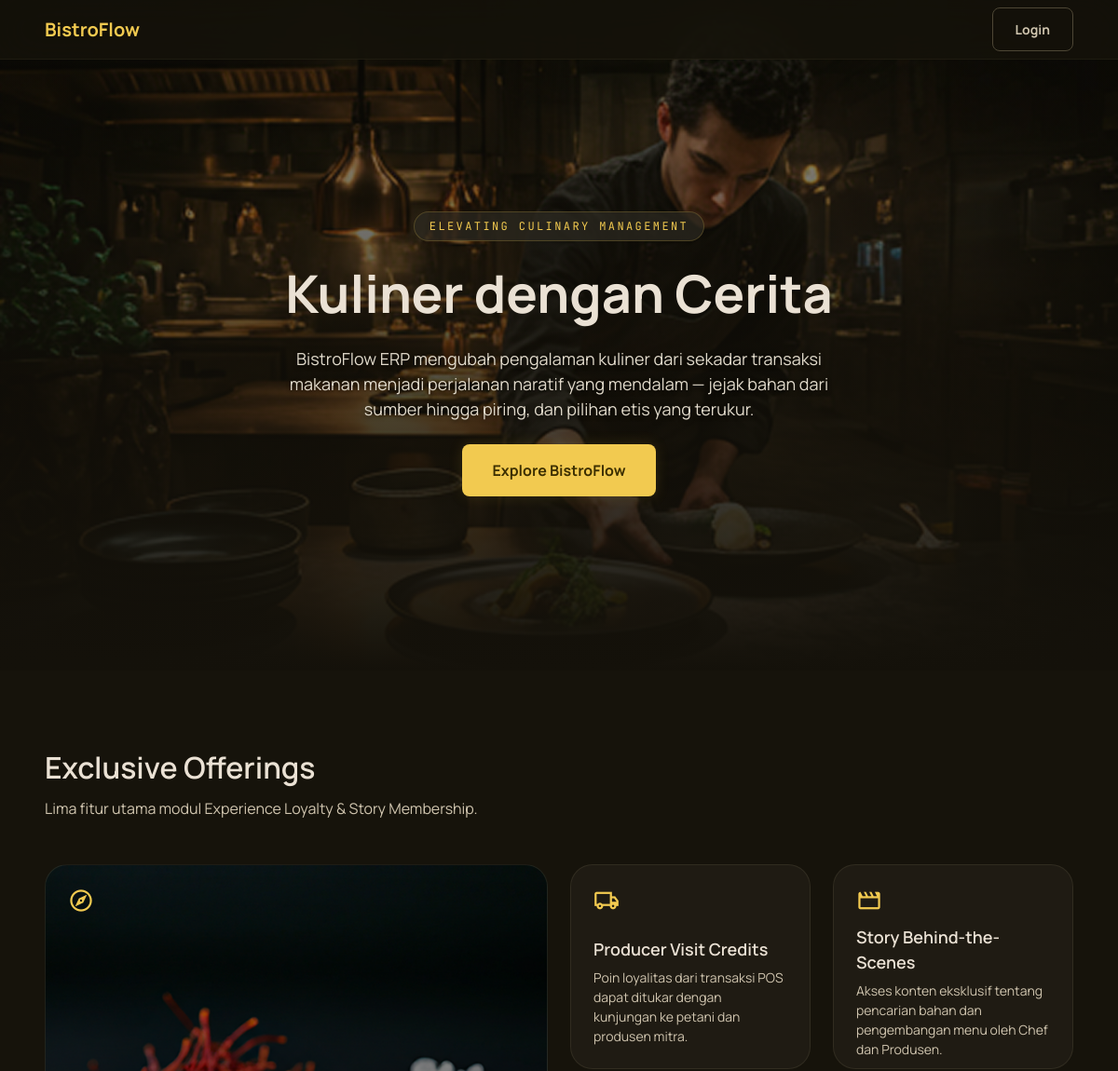
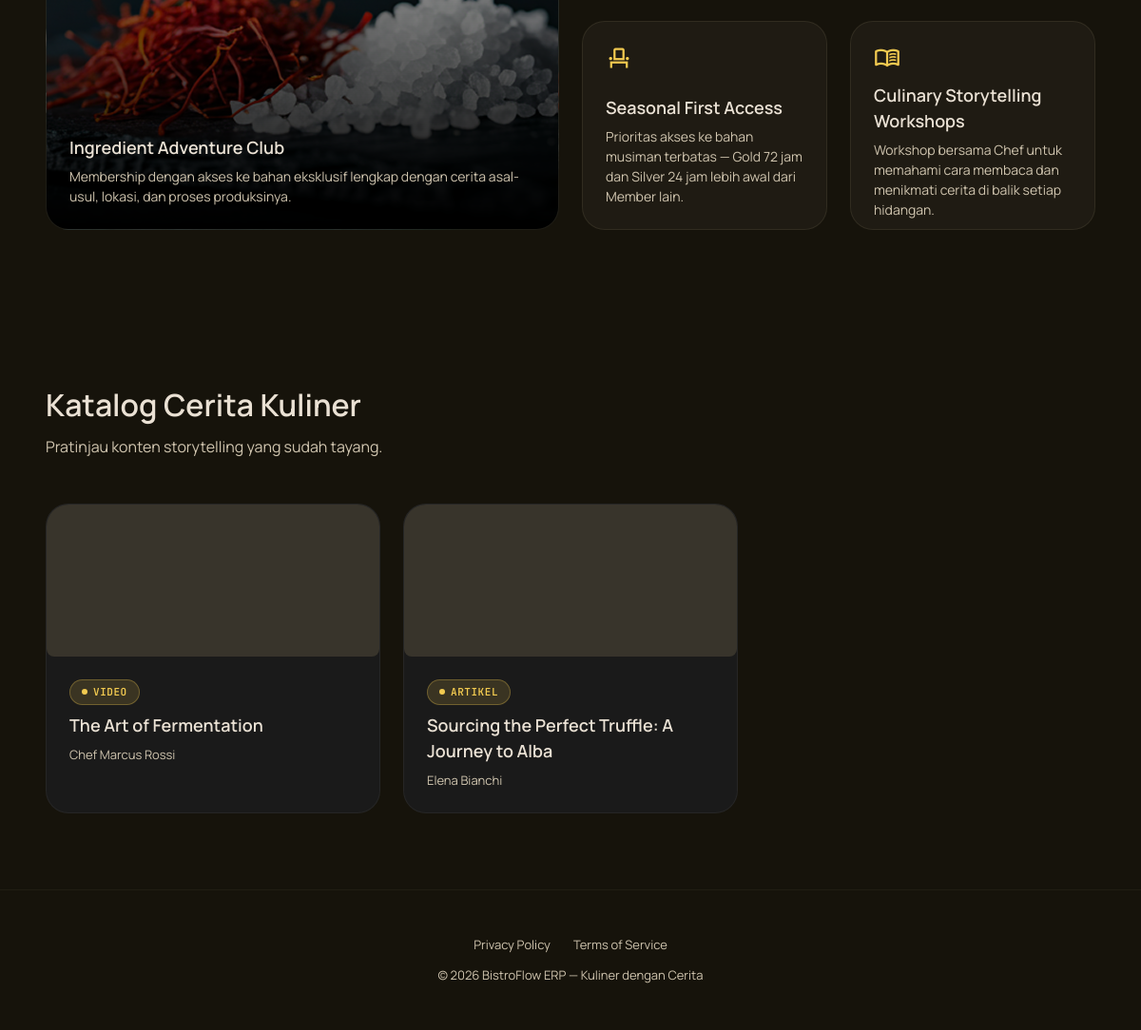
The page / on the database its author committed (2 pictures, top to bottom).
### tables this page shows
CREATE TABLE konten (
    konten_id INT(11) NOT NULL AUTO_INCREMENT,
    judul_konten VARCHAR(200) NOT NULL,
    jenis_konten ENUM('video','foto','artikel') NOT NULL,
    deskripsi_konten TEXT NOT NULL,
    path_file_server VARCHAR(500) NOT NULL,
    pembuat_konten_id INT(11) NOT NULL,
    status_konten ENUM('pending','tayang','ditolak') NOT NULL DEFAULT 'pending',
    catatan_review TEXT,
    tanggal_upload DATETIME NOT NULL DEFAULT CURRENT_TIMESTAMP,
    PRIMARY KEY (konten_id),
    FOREIGN KEY (pembuat_konten_id) REFERENCES users(user_id) ON DELETE CASCADE
);

CREATE TABLE users (
    user_id INT(11) NOT NULL AUTO_INCREMENT,
    nama_lengkap VARCHAR(100) NOT NULL,
    email VARCHAR(150) NOT NULL UNIQUE,
    password VARCHAR(255) NOT NULL,
    nomor_telepon VARCHAR(13) NOT NULL,
    role ENUM('member','admin','chef','produsen') NOT NULL DEFAULT 'member',
    tier_member ENUM('bronze','silver','gold') NOT NULL DEFAULT 'bronze',
    status_akun ENUM('aktif','nonaktif') NOT NULL DEFAULT 'aktif',
    tanggal_daftar DATETIME NOT NULL DEFAULT CURRENT_TIMESTAMP,
    PRIMARY KEY (user_id)
);

### config/auth.php (called while the page is built, shortened)
<?php
function e(string $value): string
{
    return htmlspecialchars($value, ENT_QUOTES, 'UTF-8');
}
function url(string $path): string
{
    $path = '/' . ltrim($path, '/');
    return rtrim(BASE_PATH, '/') . $path;
}

### index.php (the view, shortened to what this page needs)
<?php
$pdo = getDB();
$stmt = $pdo->query(
    "SELECT k.*, u.nama_lengkap AS pembuat FROM konten k
     JOIN users u ON u.user_id = k.pembuat_konten_id
     WHERE k.status_konten = 'tayang'
     ORDER BY k.tanggal_upload DESC LIMIT 3"
);
$previewKonten = $stmt->fetchAll();
require_once __DIR__ . '/includes/header.php';
?>
<nav class="lp-nav">
    <div class="brand">BistroFlow</div>
    <a href="<?= url('auth/login.php') ?>" class="btn btn-outline">Login</a>
</nav>
<header class="lp-hero">
    <span class="eyebrow">Elevating Culinary Management</span>
    <h1>Kuliner dengan Cerita</h1>
    <p>BistroFlow ERP mengubah pengalaman kuliner dari sekadar transaksi makanan menjadi perjalanan naratif yang
        mendalam — jejak bahan dari sumber hingga piring, dan pilihan etis yang terukur.</p>
    <a href="<?= url('auth/login.php?mode=register') ?>" class="btn btn-primary"
        style="padding: 16px 32px; font-size:16px;">
        Explore BistroFlow
    </a>
</header>
<section class="lp-section">
    <h2>Exclusive Offerings</h2>
    <p class="lead">Lima fitur utama modul Experience Loyalty &amp; Story Membership.</p>
    <div class="feature-grid">
        <div class="feature-card large"
            style="background-image: linear-gradient(rgba(0, 0, 0, 0), rgba(0, 0, 0, 2)), url('assets/image/card1.png'); background-size: cover; background-position: center;">
            <span class="material-symbols-outlined">explore</span>
            <div>
                <h3>Ingredient Adventure Club</h3>
                <p>Membership dengan akses ke bahan eksklusif lengkap dengan cerita asal-usul, lokasi, dan proses
                    produksinya.</p>
            </div>
        </div>
        <div class="feature-card">
            <span class="material-symbols-outlined">local_shipping</span>
            <div>
                <h3>Producer Visit Credits</h3>
                <p>Poin loyalitas dari transaksi POS dapat ditukar dengan kunjungan ke petani dan produsen mitra.</p>
            </div>
        </div>
        <div class="feature-card">
            <span class="material-symbols-outlined">movie</span>
            <div>
                <h3>Story Behind-the-Scenes</h3>
                <p>Akses konten eksklusif tentang pencarian bahan dan pengembangan menu oleh Chef dan Produsen.</p>
            </div>
        </div>
        <div class="feature-card">
            <span class="material-symbols-outlined">event_seat</span>
            <div>
                <h3>Seasonal First Access</h3>
                <p>Prioritas akses ke bahan musiman terbatas — Gold 72 jam dan Silver 24 jam lebih awal dari Member
                    lain.</p>
            </div>
        </div>
        <div class="feature-card">
            <span class="material-symbols-outlined">menu_book</span>
            <div>
                <h3>Culinary Storytelling Workshops</h3>
                <p>Workshop bersama Chef untuk memahami cara membaca dan menikmati cerita di balik setiap hidangan.</p>
            </div>
        </div>
    </div>
</section>
<?php if (!empty($previewKonten)): ?>
    <section class="lp-section">
        <h2>Katalog Cerita Kuliner</h2>
        <p class="lead">Pratinjau konten storytelling yang sudah tayang.</p>
        <div class="grid-3">
            <?php foreach ($previewKonten as $k): ?>
                <div class="catalog-card" id="konten-<?= $k['konten_id'] ?>"
                    style="<?= $k['konten_id'] === $highlightId ? 'border-color: var(--color-primary);' : '' ?>">
                    <div class="thumb"
                        style="width: 100%; height: 160px; display: flex; align-items: center; justify-content: center; overflow: hidden; background: var(--color-surface-container-highest); border-radius: var(--radius-lg);">
                    </div>
                    <div class="body">
                        <span class="badge badge-warning"
                            style="align-self:flex-start;"><?= e(ucfirst($k['jenis_konten'])) ?></span>
                        <h3><?= e($k['judul_konten']) ?></h3>
                        <p class="meta"><?= e($k['pembuat']) ?></p>
                    </div>
                </div>
            <?php endforeach; ?>
        </div>
    </section>
<?php endif; ?>
<footer class="lp-footer">
    <div class="links">
        <a href="#">Privacy Policy</a>
        <a href="#">Terms of Service</a>
    </div>
    <div>&copy; 2026 BistroFlow ERP — Kuliner dengan Cerita</div>
</footer>
</body>
</html>

### includes/header.php (shortened to what this page needs)
<!DOCTYPE html>
<html lang="id" class="dark">
<head>
    <link rel="stylesheet" href="/bistroflow/assets/css/style.css">
</head>
<body>

### assets/css/style.css (style rules this page uses)
:root { --color-background: #16130b; --color-surface: #16130b; --color-surface-container: #231f17; --color-surface-container-low: #1f1b13; --color-surface-container-high: #2d2a21; --color-surface-container-highest: #38342b; --color-surface-variant: #38342b; --color-primary: #f2ca50; --color-primary-container: #d4af37; --color-on-primary: #3c2f00; --color-on-primary-container: #554300; --color-primary-fixed: #ffe088; --color-primary-fixed-dim: #e9c349; --color-secondary: #f4bb92; --color-secondary-container: #653d1e; --color-secondary-fixed-dim: #f4bb92; --color-tertiary: #bfcdff; --color-tertiary-container: #97b0ff; --color-on-background: #eae1d4; --color-on-surface: #eae1d4; --color-on-surface-variant: #d0c5af; --color-outline: #99907c; --color-outline-variant: #4d4635; --color-error: #ffb4ab; --color-error-container: #93000a; --color-accent-green: #2D6A4F; --color-accent-brown: #8B5E3C; --space-xs: 4px; --space-sm: 12px; --space-base: 8px; --space-md: 24px; --space-lg: 48px; --space-xl: 80px; --space-gutter: 24px; --radius-sm: 0.25rem; --radius-lg: 0.5rem; --radius-xl: 0.75rem; --radius-2xl: 24px; --radius-full: 9999px; --font-body: 'Manrope', sans-serif; --font-mono: 'JetBrains Mono', monospace; }
* { margin: 0; padding: 0; box-sizing: border-box; }
body { font-family: var(--font-body); background-color: var(--color-background); color: var(--color-on-background); line-height: 1.5; min-height: 100vh; }
a { color: inherit; text-decoration: none; }
.btn { display: inline-flex; align-items: center; justify-content: center; gap: 8px; padding: 12px 24px; border-radius: var(--radius-lg); font-weight: 700; font-size: 14px; cursor: pointer; border: none; transition: all 0.2s; text-decoration: none; }
.btn-primary { background-color: var(--color-primary); color: var(--color-on-primary); box-shadow: 0 0 15px rgba(212, 175, 55, 0.15); }
.btn-outline { background: transparent; border: 1px solid var(--color-outline-variant); color: var(--color-on-surface-variant); }
.badge { display: inline-flex; align-items: center; gap: 6px; padding: 4px 12px; border-radius: var(--radius-full); font-family: var(--font-mono); font-size: 11px; font-weight: 600; letter-spacing: 0.05em; text-transform: uppercase; border: 1px solid transparent; }
.badge::before { content: ''; width: 6px; height: 6px; border-radius: 50%; background: currentColor; }
.badge-warning { background: rgba(242, 202, 80, 0.15); color: var(--color-primary); border-color: rgba(242,202,80,0.3); }
.grid-3 { display: grid; grid-template-columns: repeat(auto-fill, minmax(280px, 1fr)); gap: var(--space-md); }
.catalog-card { background-color: #1A1A1A; border: 1px solid rgba(255,255,255,0.05); border-radius: var(--radius-2xl); overflow: hidden; display: flex; flex-direction: column; transition: border-color 0.3s; }
.catalog-card .thumb { height: 180px; background-color: var(--color-surface-container); display: flex; align-items: center; justify-content: center; color: var(--color-outline-variant); font-size: 48px; position: relative; }
.catalog-card .body { padding: var(--space-md); display: flex; flex-direction: column; gap: 8px; flex: 1; }
.catalog-card h3 { font-size: 18px; font-weight: 600; }
.catalog-card .meta { font-size: 13px; color: var(--color-on-surface-variant); display: flex; align-items: center; gap: 6px; }

### rows shown on the page
konten: jenis_konten "VIDEO", judul_konten "The Art of Fermentation", pembuat_konten.nama_lengkap "Chef Marcus Rossi"
konten: jenis_konten "ARTIKEL", judul_konten "Sourcing the Perfect Truffle: A Journey to Alba", pembuat_konten.nama_lengkap "Elena Bianchi"
